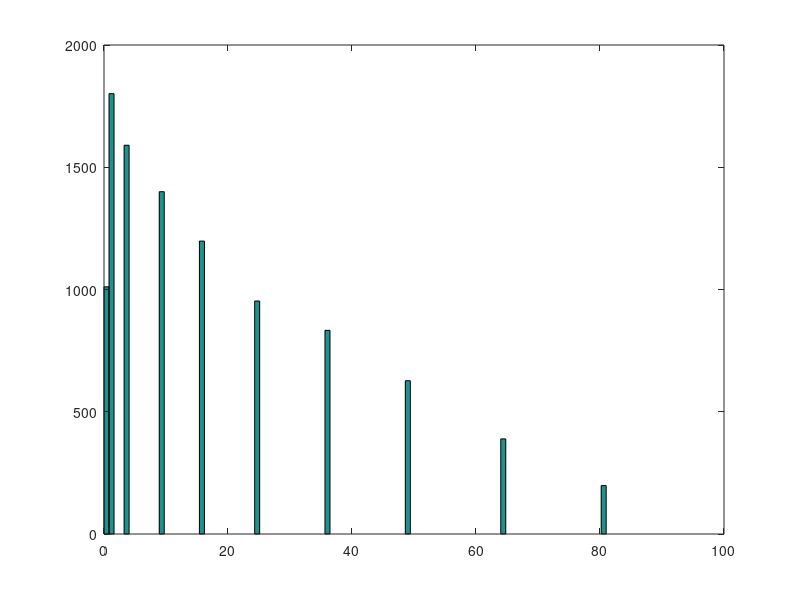

Here is the MATLAB script that generated this plot:
% this script checks the distribution of (a-b)^2


close all;

numberOfSamples = 10000;
expr = zeros(1, numberOfSamples);
expr2 = zeros(1, numberOfSamples);
for i = 1:numberOfSamples

    a = randi(10);
    b = randi(10);
    c = randi(10);
    d = randi(10);
    
   expr(i) = (b-a)^2;
end

m1 = mean(expr)
m2 = (10-1)*(10+1)/6
hist(expr, 100);
